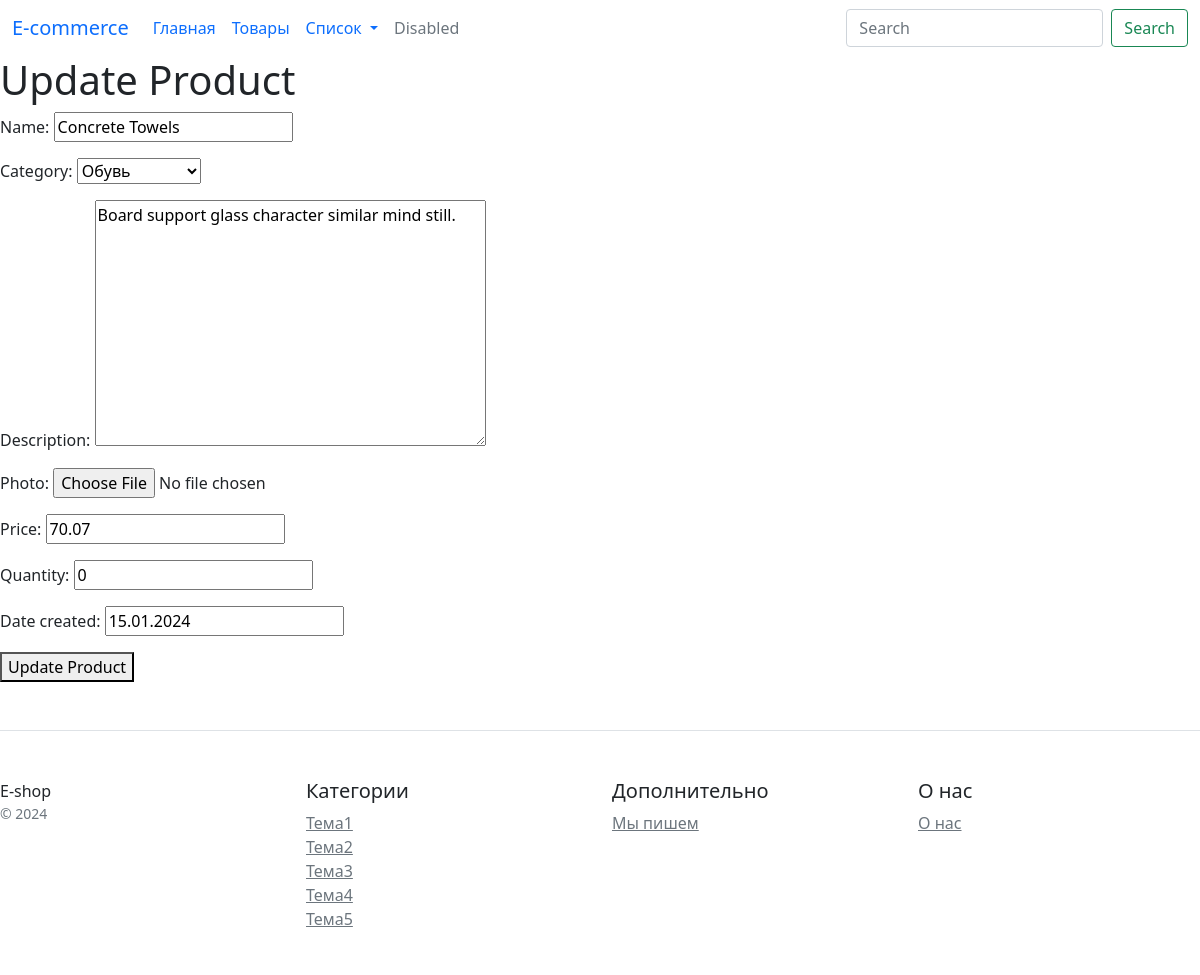
/product/update/1, run on the app's committed database.
### e_shop/models.py (models this page shows, shortened)
class Product(models.Model):
    name = models.CharField(max_length=100)
    category = models.ForeignKey(Category, on_delete=models.CASCADE)
    description = models.TextField()
    photo = models.ImageField(upload_to='product/', blank=True, null=True)
    price = models.DecimalField(max_digits=8, decimal_places=2)
    quantity = models.IntegerField()
    date_created = models.DateField(default=datetime.datetime.today)

class Category(models.Model):
    name = models.CharField(max_length=50, unique=True)
    def __str__(self):
        return self.name

### e_shop/views.py (the view)
# urls.py: path('product/update', add_update_product, name='update_product_page'),
def add_update_product(request, pk=None):
    template_name = "e_shop/add_update_product.html"
    if pk:
        product = get_object_or_404(Product, pk=pk)
        action = 'Update'
    else:
        product = None
        action = 'Add'
    if request.method == 'POST':
        form = ProductForm(request.POST, request.FILES, instance=product)
        if form.is_valid():
            form.save()
            return redirect('view_products')
    else:
        form = ProductForm(instance=product)
    return render(request, template_name, {'form': form, 'action': action})

### e_shop/forms.py
class ProductForm(forms.ModelForm):
    class Meta:
        model = Product
        fields = ['name', 'category', 'description', 'photo', 'price',  'quantity', 'date_created']

### e_shop/templates/e_shop/add_update_product.html (shortened to what this page needs)
{% extends 'base.html' %}
{% block content %}
    <h1>{{ action }} Product</h1>
    <form method="post" enctype="multipart/form-data">
        {{ form.as_p }}
        <button type="submit">{{ action }} Product</button>
    </form>
{% endblock %}

### data on the page
Product: name "Concrete Towels", category "Обувь", description "Board support glass character similar mind still.", price "70.07", quantity "0", date_created "15.01.2024"

### other printed values
{{ action }} "Update"
